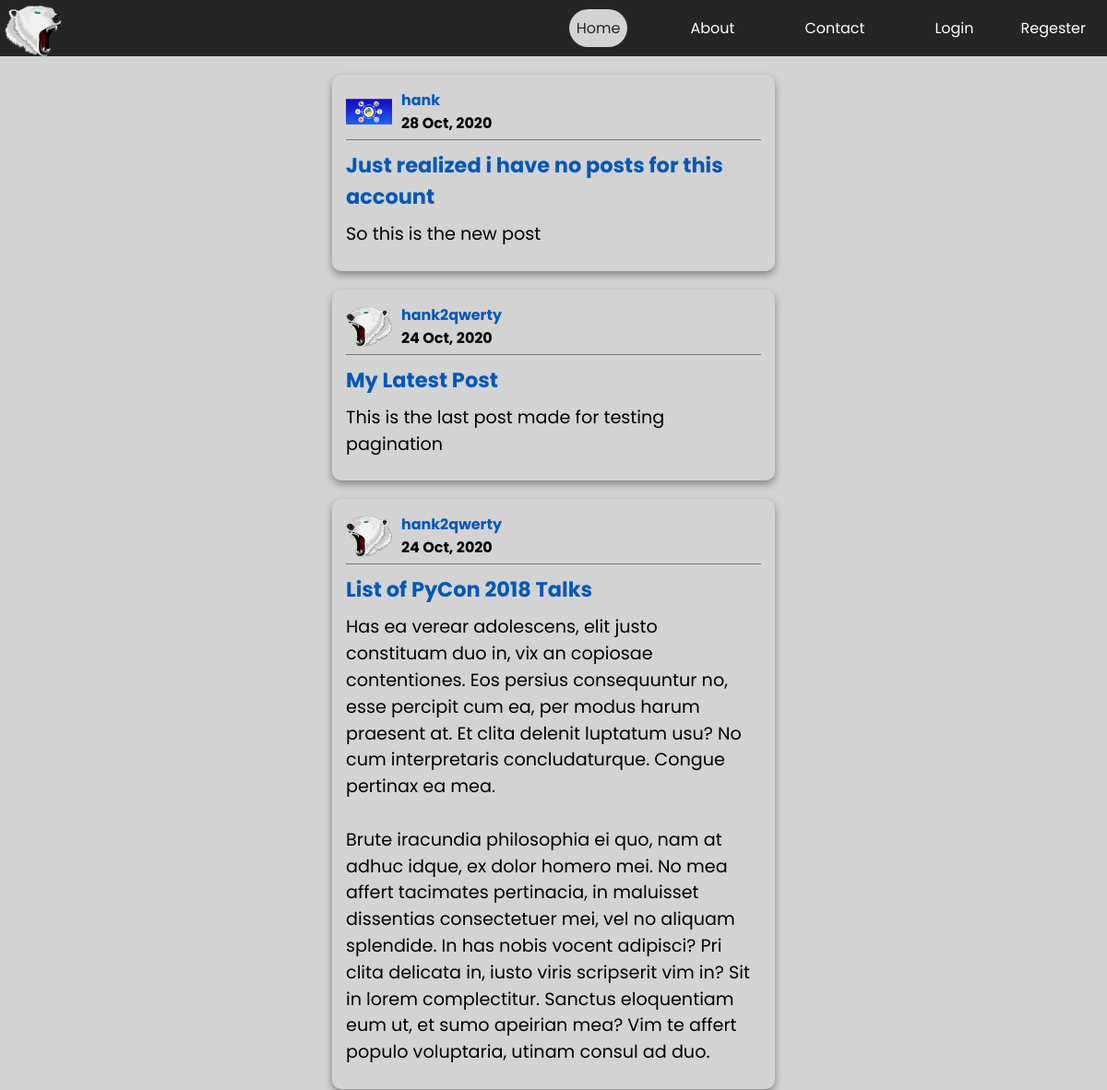
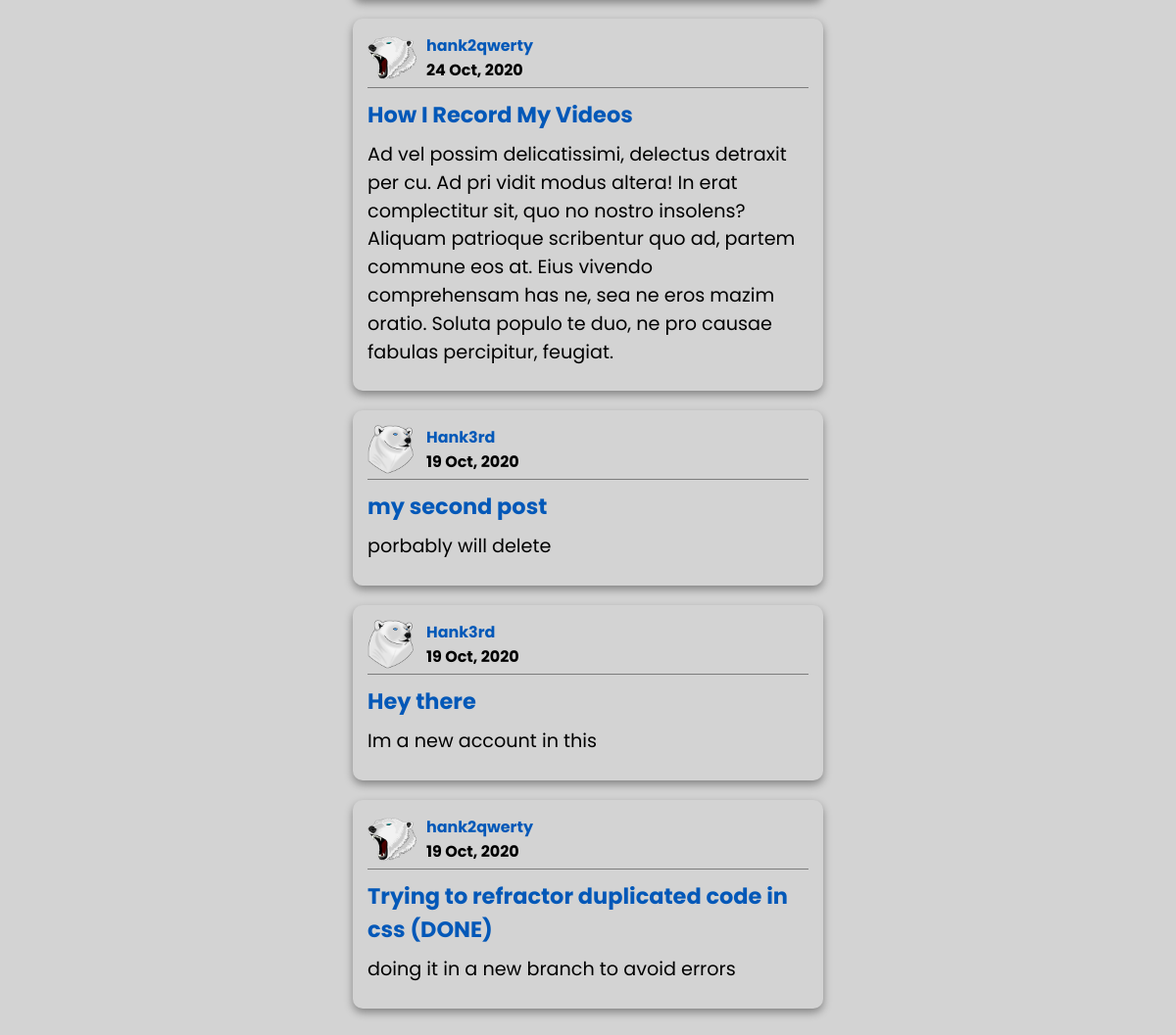
Page /home on the earlier database version (2 pictures, top to bottom).
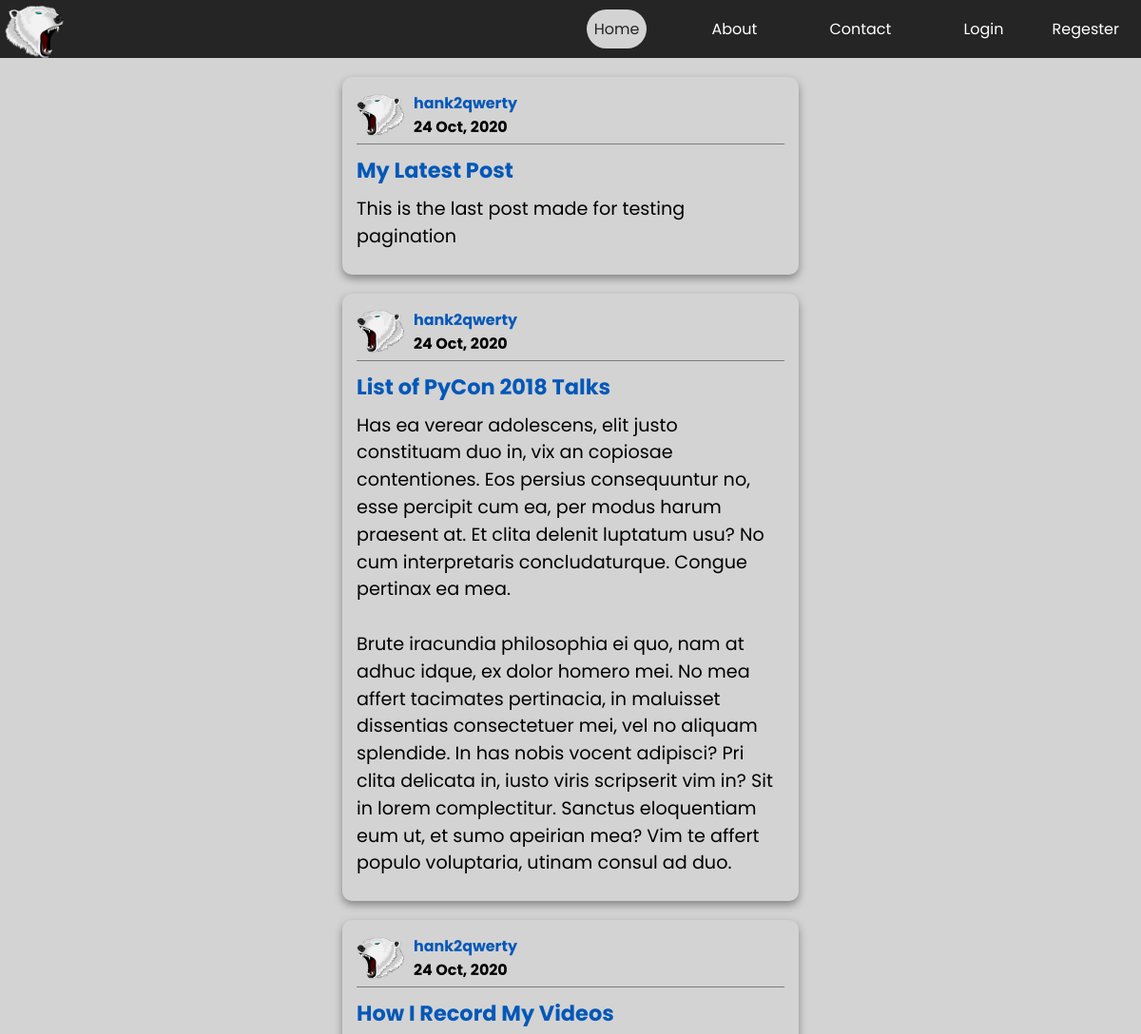
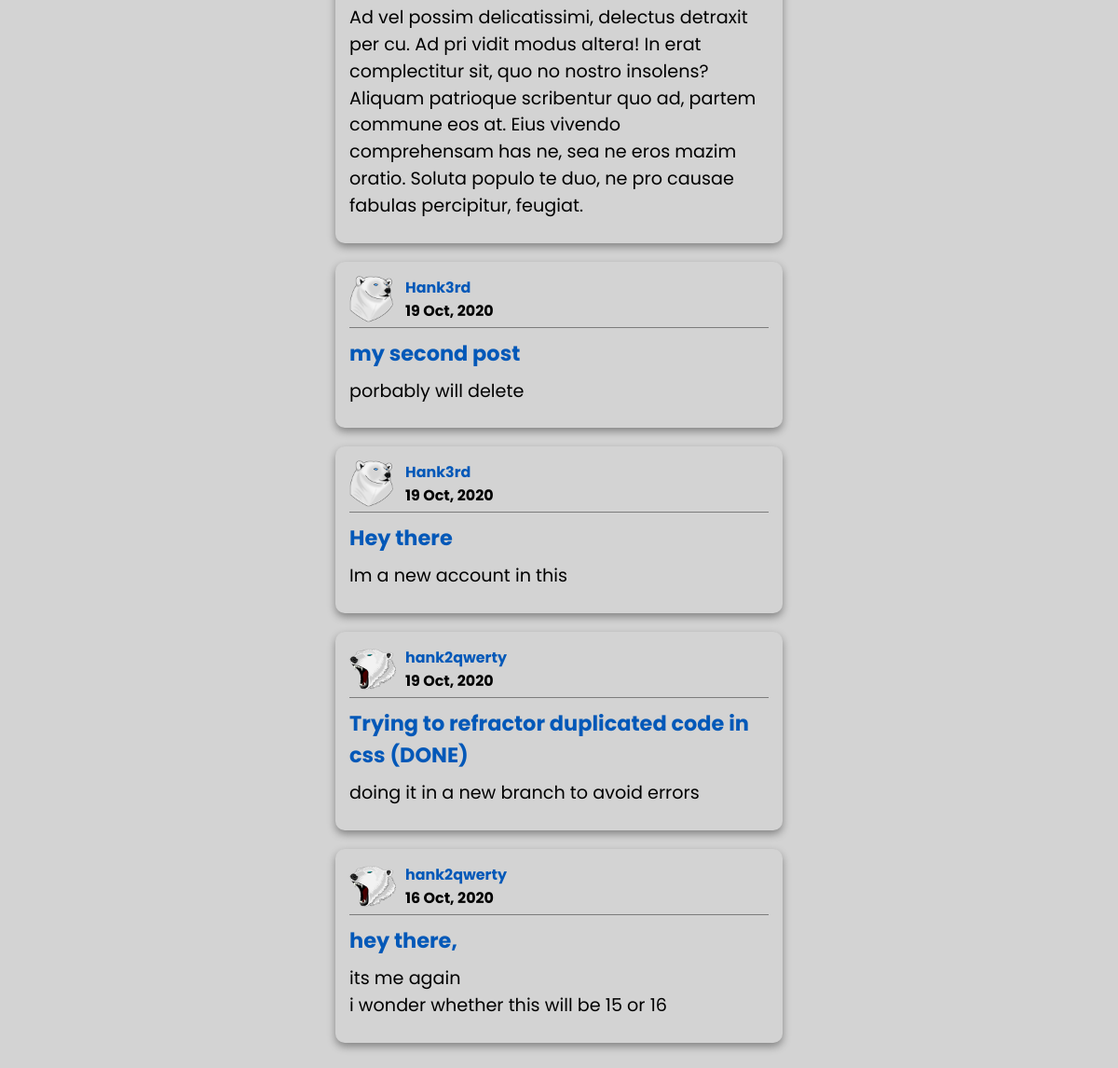
Same page on the later database version (2 pictures, top to bottom).
### flaskblog/model.py (models this page shows, shortened)
class Post(db.Model):
    id = db.Column(db.Integer, primary_key=True)
    title = db.Column(db.String(250), nullable=False)
    post_date = db.Column(db.DateTime, nullable=False,
                          default=datetime.utcnow)
    content = db.Column(db.Text, nullable=False)
    user_id = db.Column(db.Integer, db.ForeignKey('user.id'), nullable=False)

class User(db.Model, UserMixin):
    id = db.Column(db.Integer, primary_key=True)
    username = db.Column(db.String(20), nullable=False, unique=True)
    email = db.Column(db.String(210), nullable=False, unique=True)
    password = db.Column(db.String(60), nullable=False)
    profile_img = db.Column(
        db.String(20), nullable=False, default='default.jpg')
    posts = db.relationship("Post", backref='author', lazy=True)

### flaskblog/main/routes.py (the view)
@main.route('/')
@main.route('/home')
def home():
    posts = Post.query.order_by(
        Post.post_date.desc()).paginate(per_page=POSTS_PER_PAGE, page=1)
    return render_template('home.html', posts=posts)

### flaskblog/templates/home.html (shortened to what this page needs)
{%extends "layout.html"%} {% block style%}
<link rel="stylesheet" href="{{ url_for('static', filename='styles/post.css') }}" />
<link rel="stylesheet" href="{{ url_for('static', filename='styles/home.css') }}" />
{%endblock style%} {%block title%} Home {% endblock title%} {% block main %}
<div data-pages="{{posts.pages}}" class="posts">
    {% for post in posts.items%}
    <div class="post" id="{{post.id}}">
        <div class="user-info">
            <div class="img-cont">
                <img
                    class="circle"
                    src="{{url_for('static', filename='images/profiles/' + post.author.profile_img)}}"
                />
            </div>
            <div class="text">
                <h5>
                    {%if current_user == post.author%}
                    <a href="{{url_for('users.account')}}"
                        >{{post.author.username}}</a
                    >
                    {%else%}
                    <a
                        href="{{url_for('users.user', username=post.author.username)}}"
                        >{{post.author.username}}</a
                    >
                    {%endif%}
                </h5>
                <h5>{{post.post_date.strftime("%d %b, %Y") }}</h5>
            </div>
        </div>
        <h3>
            <a class="post-title" href="{{url_for('posts.post', post_id=post.id)}}"
                >{{post.title}}</a
            >
        </h3>
        <p>{{post.content}}</p>
    </div>
    {%endfor%}
</div>
<div class="bottom">
</div>
{%endblock main%}

Differences in the rows shown:
removed Post: profile_img (picture), author.username "hank", post_date "28 Oct, 2020", title "Just realized i have no posts for this account", content "So this is the new post"
now on this page (row unchanged): Post: profile_img (picture), author.username "hank2qwerty", post_date "16 Oct, 2020", title "hey there,", content "its me again i wonder whether this will be 15 or 16"
